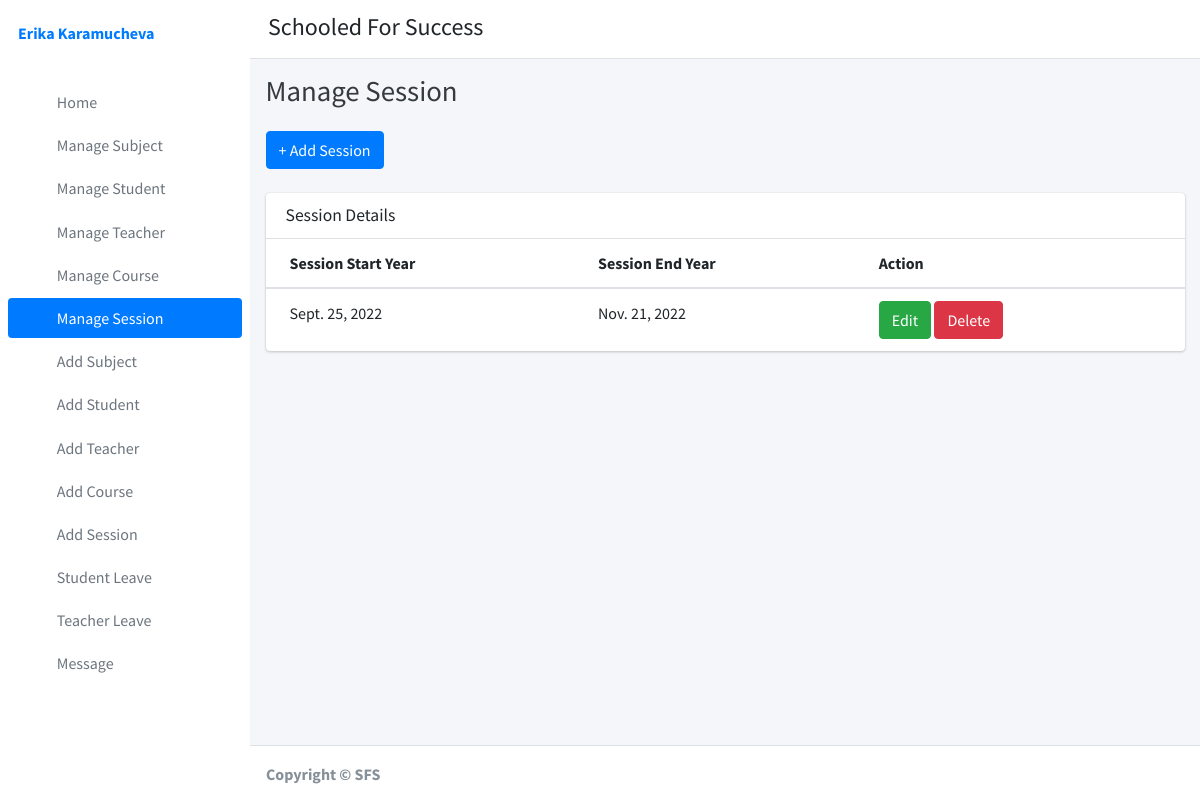
The page /manage_session/ (signed in) on the database its author committed.
### student_management_app/models.py (models this page shows)
class CustomUser(AbstractUser):
    user_type_data = ((1, "Adminn"), (2, "Staff"), (3, "Student"))
    user_type = models.CharField(default=1, choices=user_type_data, max_length=10)

class SessionYearModel(models.Model):
    id = models.AutoField(primary_key=True)
    session_start_year = models.DateField()
    session_end_year = models.DateField()
    objects = models.Manager()

### student_management_app/HodViews.py (the view)
# urls.py: path('manage_session/', HodViews.manage_session, name="manage_session"),
def manage_session(request):
    session_years = SessionYearModel.objects.all()
    context = {
        "session_years": session_years
    }
    return render(request, "hod_template/manage_session_template.html", context)

### student_management_app/LoginCheckMiddleWare.py (called while the page is built, shortened)
    def process_view(self, request, view_func, view_args, view_kwargs):
        modulename = view_func.__module__
        user = request.user
        if user.is_authenticated:
            if user.user_type == "1":
                if modulename == "student_management_app.HodViews":
                    pass
                elif modulename == "student_management_app.views" or \
                        modulename == "django.views.static":
                    pass
                else:
                    return redirect("admin_home")
            else:
                return redirect("login")
        else:
            if request.path == reverse("login") or request.path == reverse("doLogin"):
                pass
            else:
                return redirect("login")

### student_management_app/templates/hod_template/manage_session_template.html (shortened to what this page needs)
{% extends 'hod_template/base_template.html' %}
{% block page_title %} Manage Session {% endblock page_title %}
{% block main_content %}
{% load static %}
<section class="content">
        <div class="container-fluid">
            <a class="btn btn-primary" href="{% url 'add_session' %}" role="button">+ Add Session</a> <br/>&nbsp;
            <div class="row">
                <div class="col-md-12">
                    <div class="card">
                        <div class="card-header">
                            <h3 class="card-title">Session Details</h3>
                        </div>
                        <div class="card-body table-responsive p-0">
                            <table class="table table-hover text-nowrap">
                            <thead>
                                <tr>
                                <th>Session Start Year</th>
                                <th>Session End Year</th>
                                <th>Action</th>
                                </tr>
                            </thead>
                            <tbody>
                                {% for session_year in session_years %}
                                <tr>
                                <td>{{ session_year.session_start_year }}</td>
                                <td>{{ session_year.session_end_year }}</td>
                                <td>
                                    <a href="{% url 'edit_session' session_year.id %}" class="btn btn-success">Edit</a>
                                    <a href="{% url 'delete_session' session_year.id %}" class="btn btn-danger">Delete</a>
                                </td>
                                </tr>
                                {% endfor %}
                            </tbody>
                            </table>
                        </div>
                        </div>
                </div>
            </div>
        </div>
        </div>
  {% endblock main_content %}

### student_management_app/templates/hod_template/sidebar_template.html
{% load static %}
<aside class="main-sidebar sidebar-primary">
      <div class="sidebar">
        <div class="user-panel mt-3 pb-3 mb-3 d-flex">
          <div class="info">
            <a href="{% url 'admin_profile' %}" class="d-block"><strong>{{ user.first_name }} {{ user.last_name }}</strong></a>
          </div>
        </div>
        <nav class="mt-2">
          <ul class="nav nav-pills nav-sidebar flex-column" data-widget="treeview" role="menu" data-accordion="false">
              <li class="nav-item">
              {% url 'admin_home' as admin_home %}
              <a href="{{ admin_home }}" class="nav-link {% if request.path == admin_home %} active {% endif %}">
                <i class="nav-icon fas fa-tachometer-alt"></i>
                <p>Home</p>
              </a>
            </li>
            <li class="nav-item">
              {% url 'manage_subject' as manage_subject %}
              {% url 'edit_subject' subject_id=id as edit_subject %}
              <a href="{{ manage_subject }}" class="nav-link {% if request.path == manage_subject %} active {% endif %} {% if request.path == edit_subject %} active {% endif %}">
                <i class="nav-icon fas fa-book"></i>
                <p>Manage Subject</p>
              </a>
            </li>
            <li class="nav-item">
              {% url 'manage_student' as manage_student %}
              {% url 'edit_student' student_id=id as edit_student %}
              <a href="{{ manage_student }}" class="nav-link {% if request.path == manage_student %} active {% endif %} {% if request.path == edit_student %} active {% endif %}">
                <i class="nav-icon fas fa-user-graduate"></i>
                <p>Manage Student</p>
              </a>
            </li>
            <li class="nav-item">
              {% url 'manage_staff' as manage_staff %}
              {% url 'edit_staff' staff_id=id as edit_staff %}
              <a href="{{ manage_staff }}" class="nav-link {% if request.path == manage_staff %} active {% endif %} {% if request.path == edit_staff %} active {% endif %}">
                <i class="nav-icon fas fa-chalkboard-teacher"></i>
                <p>Manage Teacher</p>
              </a>
            </li>
            <li class="nav-item">
              {% url 'manage_course' as manage_course %}
              {% url 'edit_course' course_id=id as edit_course %}
              <a href="{{ manage_course }}" class="nav-link {% if request.path == manage_course %} active {% endif %} {% if request.path == edit_course %} active {% endif %}">
                <i class="nav-icon fas fa-chalkboard"></i>
                <p>Manage Course</p>
              </a>
            </li>
            <li class="nav-item">
              {% url 'manage_session' as manage_session %}
              {% url 'edit_session' session_id=id as edit_session %}
              <a href="{{ manage_session }}" class="nav-link {% if request.path == manage_session %} active {% endif %} {% if request.path == edit_session %} active {% endif %}">
                <i class="nav-icon fas fa-graduation-cap"></i>
                <p>Manage Session</p>
              </a>
            </li>
             <li class="nav-item">
              {% url 'add_subject' as add_subject %}
              <a href="{{ add_subject }}" class="nav-link {% if request.path == add_subject %} active {% endif %}">
                <i class="nav-icon fas fa-th"></i>
                <p>Add Subject</p>
              </a>
            </li>
            <li class="nav-item">
              {% url 'add_student' as add_student %}
              <a href="{{ add_student }}" class="nav-link {% if request.path == add_student %} active {% endif %}">
                <i class="nav-icon fas fa-th"></i>
                <p>Add Student</p>
              </a>
            </li>
            <li class="nav-item">
              {% url 'add_staff' as add_staff %}
              <a href="{{ add_staff }}" class="nav-link {% if request.path == add_staff %} active {% endif %}">
                <i class="nav-icon fas fa-th"></i>
                <p>Add Teacher</p>
              </a>
            </li>
            <li class="nav-item">
            {% url 'add_course' as add_course %}
              <a href="{{ add_course }}" class="nav-link {% if request.path == add_course %} active {% endif %}">
                <i class="nav-icon fas fa-th"></i>
                <p>Add Course</p>
              </a>
            </li>
            <li class="nav-item">
              {% url 'add_session' as add_session %}
              <a href="{{ add_session }}" class="nav-link {% if request.path == add_session %} active {% endif %}">
                <i class="nav-icon fas fa-th"></i>
                <p>Add Session</p>
              </a>
            </li>
            <li class="nav-item">
              {% url 'student_leave_view' as student_leave_view %}
              <a href="{{ student_leave_view }}" class="nav-link {% if request.path == student_leave_view %} active {% endif %}">
                <i class="nav-icon fas fa-th"></i>
                <p>Student Leave</p>
              </a>
            </li>
            <li class="nav-item">
              {% url 'staff_leave_view' as staff_leave_view %}
              <a href="{{ staff_leave_view }}" class="nav-link {% if request.path == staff_leave_view %} active {% endif %}">
                <i class="nav-icon fas fa-th"></i>
                <p>Teacher Leave</p>
              </a>
            </li>
            <li class="nav-item">
              {% url 'create_message' as create_message %}
              <a href="{{ create_message }}" class="nav-link {% if request.path == create_message %} active {% endif %}">
                <i class="nav-icon fas fa-th"></i>
                <p>Message</p>
              </a>
            </li>
          </ul>
        </nav>
      </div>
    </aside>

### rows shown on the page
CustomUser: first_name "Erika", last_name "Karamucheva"
SessionYearModel: session_start_year "Sept. 25, 2022", session_end_year "Nov. 21, 2022"
